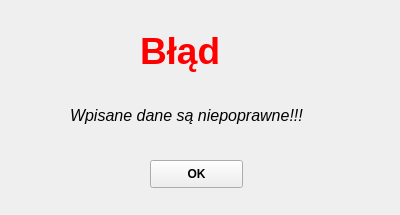
<?xml version="1.0" encoding="UTF-8"?>
<ui version="4.0">
 <class>Blad_danych</class>
 <widget class="QWidget" name="Blad_danych">
  <property name="geometry">
   <rect>
    <x>0</x>
    <y>0</y>
    <width>400</width>
    <height>215</height>
   </rect>
  </property>
  <property name="windowTitle">
   <string>Form</string>
  </property>
  <widget class="QLabel" name="label">
   <property name="geometry">
    <rect>
     <x>140</x>
     <y>10</y>
     <width>141</width>
     <height>81</height>
    </rect>
   </property>
   <property name="palette">
    <palette>
     <active>
      <colorrole role="WindowText">
       <brush brushstyle="SolidPattern">
        <color alpha="255">
         <red>255</red>
         <green>0</green>
         <blue>0</blue>
        </color>
       </brush>
      </colorrole>
     </active>
     <inactive>
      <colorrole role="WindowText">
       <brush brushstyle="SolidPattern">
        <color alpha="255">
         <red>255</red>
         <green>0</green>
         <blue>0</blue>
        </color>
       </brush>
      </colorrole>
     </inactive>
     <disabled>
      <colorrole role="WindowText">
       <brush brushstyle="SolidPattern">
        <color alpha="255">
         <red>120</red>
         <green>120</green>
         <blue>120</blue>
        </color>
       </brush>
      </colorrole>
     </disabled>
    </palette>
   </property>
   <property name="font">
    <font>
     <pointsize>28</pointsize>
     <weight>75</weight>
     <bold>true</bold>
    </font>
   </property>
   <property name="text">
    <string>Błąd</string>
   </property>
  </widget>
  <widget class="QLabel" name="label_2">
   <property name="geometry">
    <rect>
     <x>70</x>
     <y>90</y>
     <width>331</width>
     <height>51</height>
    </rect>
   </property>
   <property name="font">
    <font>
     <pointsize>12</pointsize>
     <italic>true</italic>
    </font>
   </property>
   <property name="text">
    <string>Wpisane dane są niepoprawne!!!</string>
   </property>
  </widget>
  <widget class="QPushButton" name="pushButton">
   <property name="geometry">
    <rect>
     <x>150</x>
     <y>160</y>
     <width>93</width>
     <height>28</height>
    </rect>
   </property>
   <property name="font">
    <font>
     <weight>75</weight>
     <bold>true</bold>
    </font>
   </property>
   <property name="text">
    <string>OK</string>
   </property>
  </widget>
 </widget>
 <resources/>
 <connections/>
</ui>
